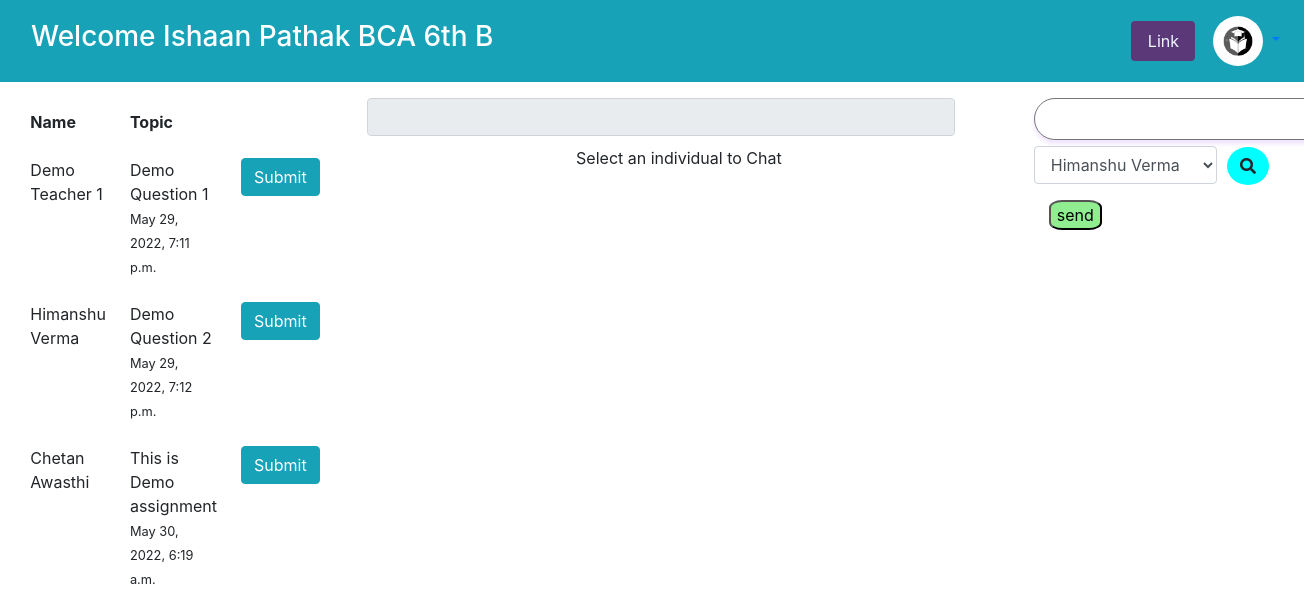
The app's page /classroom/student/Ishaan Pathak/ with its own data.
### Design/models.py (models this page shows, shortened)
class Student(models.Model):
    regis = models.OneToOneField(Register,on_delete=models.CASCADE)
    Class = models.CharField(max_length=10,blank=False)
    section = models.CharField(max_length=1,blank=False)

class Register(models.Model):
    choice = {
        ("student","student"),
        ("faculty","faculty"),
        ("hod","hod")
    }
    name = models.CharField(max_length=1000,blank=False)
    authority = models.CharField(max_length=10,choices=choice,blank=False)
    email = models.EmailField(max_length=100,blank=False)
    password = models.CharField(max_length=100,blank=False)
    phone = models.IntegerField(blank=False)
    address = models.CharField(max_length=1000,blank=False)
    date = models.DateField(default=datetime.now())

class Questions(models.Model):
    teacher = models.CharField(max_length=1000,blank=False)
    Class  = models.CharField(max_length=15,blank=False)
    section = models.CharField(max_length=1,blank=False)
    question = models.CharField(max_length=1000,blank=False)
    date = models.DateTimeField(default=datetime.now())

### Design/views.py (the view)
# urls.py: path("classroom/student/<str:name>/",classroom_student),
def classroom_student(request,name):
    info = get_object_or_404(Register,name=name)
    for da in Student.objects.all():
        if(da.regis.name == info.name):
            sinfo = da
    dat = Questions.objects.filter(Class=sinfo.Class,section=sinfo.section)
    faculty_data = Allotment.objects.filter(Class=sinfo.Class,section=sinfo.section)
    student_data = Student.objects.filter(Class=sinfo.Class,section=sinfo.section)
    if request.method == "GET":
        return render(request,"student/classroom_student.html",{"information":sinfo,"data":dat,"receiver_faculty":faculty_data,"receiver_student":student_data})
    elif request.method == "POST":
        pass

### templates/student/classroom_student.html (shortened to what this page needs)
<!DOCTYPE html>
<html lang="en">
<head>
    <link rel="stylesheet" href="https://maxcdn.bootstrapcdn.com/bootstrap/4.4.1/css/bootstrap.min.css">
    <link rel="stylesheet" href="https://use.fontawesome.com/releases/v5.6.3/css/all.css">
</head>
<body>
    <nav class="navbar navbar-expand-sm navbar-secondary bg-info">
        <h3 class="container-fluid" style="color: white;">Welcome
            {% if information %}
                {{information.regis.name}}
                 {{information.Class}}
                {{information.section}}
            {% endif %}
        </h3>
        <ul class="navbar-nav">
            <li>
                <button class="btn" id="button" data-toggle="modal" data-target="#link">Link</button>
            </li>
            <li class="navbar-item dropdown">
                <a href="#" class="nav-link dropdown-toggle" data-toggle="dropdown">
                    <img src="{{static}}/static/Icon.jpeg" class="rounded-circle" alt="Logo" style="height: 50px;width: 50px;">
                </a>
            </li>
        </ul>
    </nav>
    <div class="row">
        <div id="first" class="container">
            <table class="table table-hover table-borderless">
                <div class="container text-center">
                    <tr>
                        <th>Name</th>
                        <th>Topic</th>
                        <th></th>
                    </tr>
                    {% for dat in data %}
                        <tr>
                            <td>
                                {{dat.teacher}}
                            </td>
                            <td>
                                {{dat.question}}
                                <br>
                                <small>{{dat.date}}</small>
                            </td>
                            <td>
                                <a href="/classroom/student/{{dat.pk}}/{{information.regis.name}}/" class="btn btn-info">Submit</a>
                                <br>
                            </td>
                        </tr>
                    {% endfor %}
                </div>
            </table>
        </div>
        <div class="container text-center" id="second">
            <div class="container-fluid" id="text-show">
            <input type="text" name="receiver-party" id="receiver-party" class="form-control" readonly>
            </div>
            <div id="text"> Select an individual to Chat</div>
        </div>
        <div id="third" class="container">
            <div class="container">
                    <textarea name="doubts" id="doubts" cols="30" rows="1"></textarea>
                    <div class="row">
                        <div class="col-sm-9">
                            <select name="receiver" id="receiver" class="form-control">
                                {% for dat in receiver_faculty %}
                                    <option value="{{dat.name}}">{{dat.name}}</option>
                                {% endfor %}
                            </select>
                        </div>
                        <div class="col-sm-2">
                            <button id="search" class="btn" onclick="find_chat()"><span class="fa fa-search"></span></button>
                        </div>
                    </div>
                    <button id="send" onclick="postDoubts()" style="border-radius: 25%;height: fit-content;width: fit-content;background:lightgreen;">send</button>
                </div>
        </div>
    </div>
</body>
</html>

### templates/student/classroom_student.html (style rules this page uses)
nav ul { margin-left: auto; }
#first,#second,#third { padding: 1rem; float: left; padding-left: 2.5%; height: 100%; }
#first,#third { width: 25%; }
#second { width: 50%; }
#doubts { padding: 0.5rem; box-sizing: border-box; position: sticky; box-shadow: 0 4px 4px 0 rgba(128, 7, 242, 0.11); border-radius: 50px; }
#button { background-color: rgb(91, 57, 120); margin-top: 0.8em; margin-right: 10px; height: 2.5em; width: 4em; color: aliceblue; }
#send { margin: 15px; }
#search { margin: 1px auto auto -20px; background-color: cyan; border-radius: 50%; }

### records on screen
Student: regis.name "Ishaan Pathak", Class "BCA 6th", section "B"
Questions: teacher "Demo Teacher 1", question "Demo Question 1", date "May 29, 2022, 7:11 p.m."
Questions: teacher "Himanshu Verma", question "Demo Question 2", date "May 29, 2022, 7:12 p.m."
Questions: teacher "Chetan Awasthi", question "This is Demo assignment", date "May 30, 2022, 6:19 a.m."

### other values on screen
form field receiver "Himanshu Verma"
